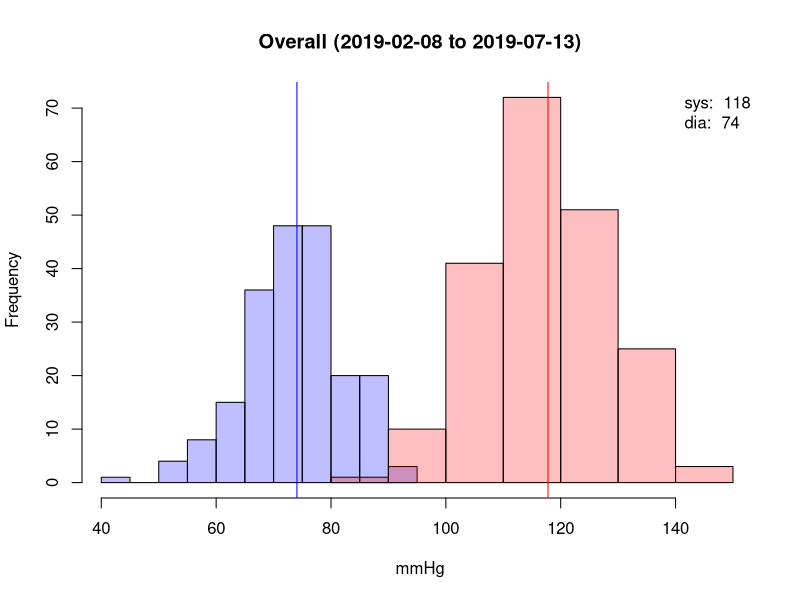
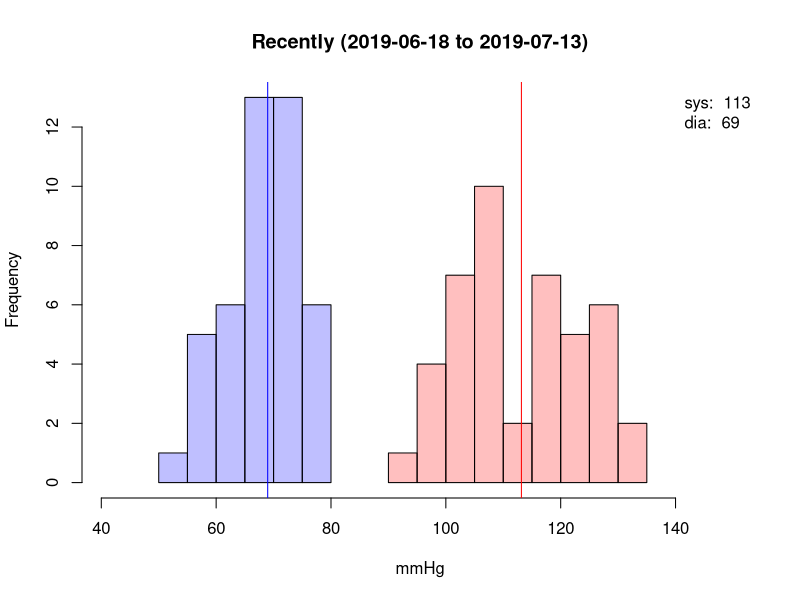
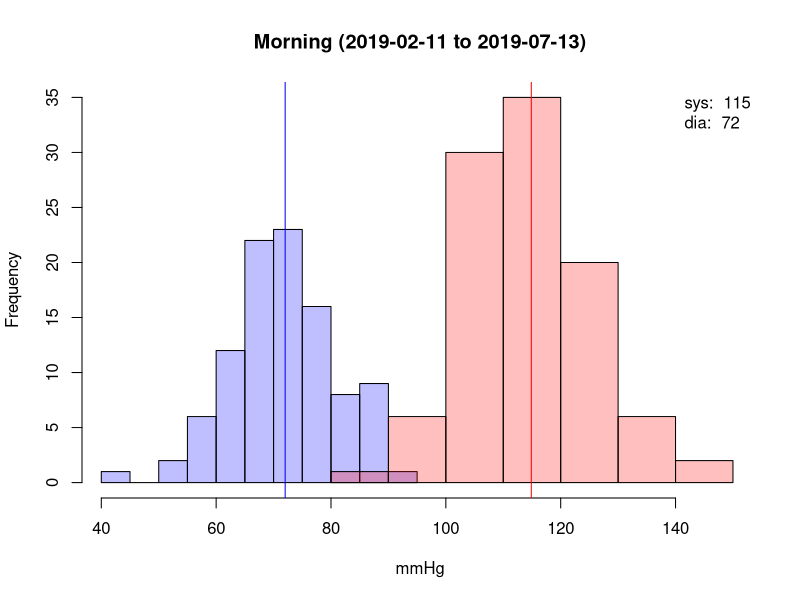
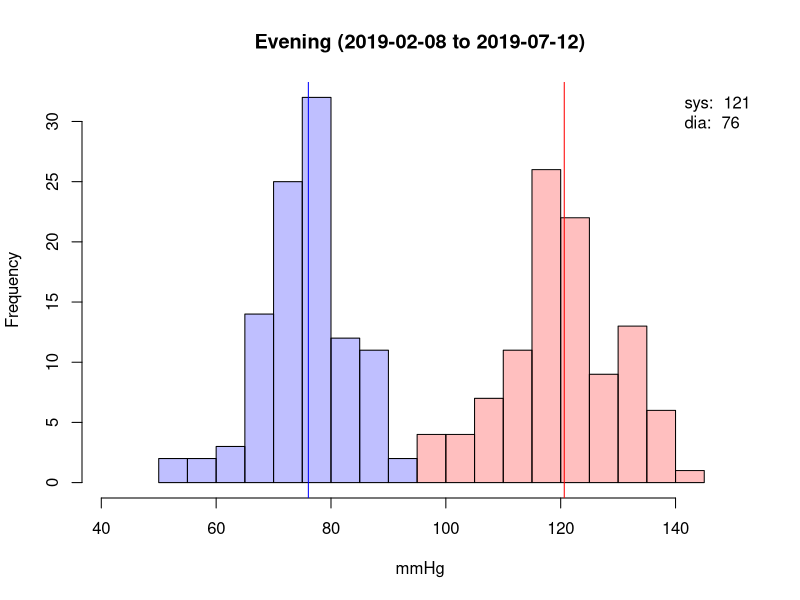
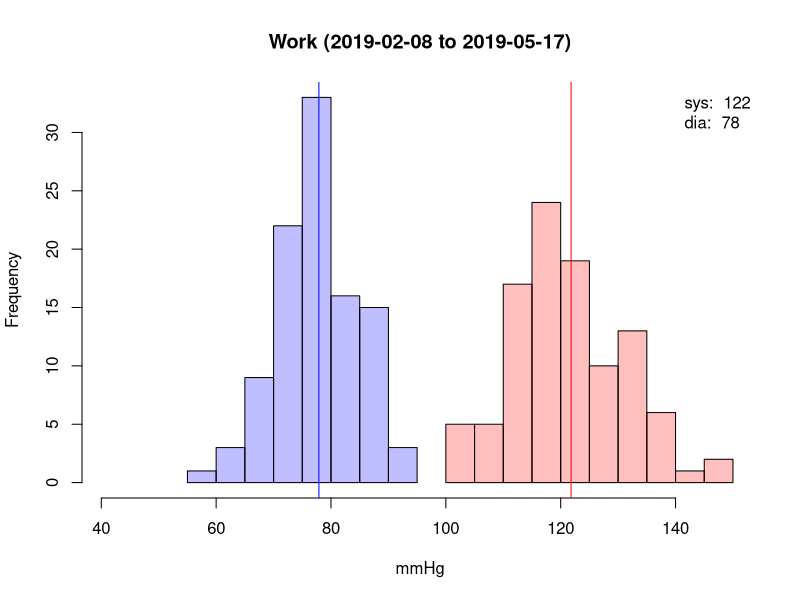
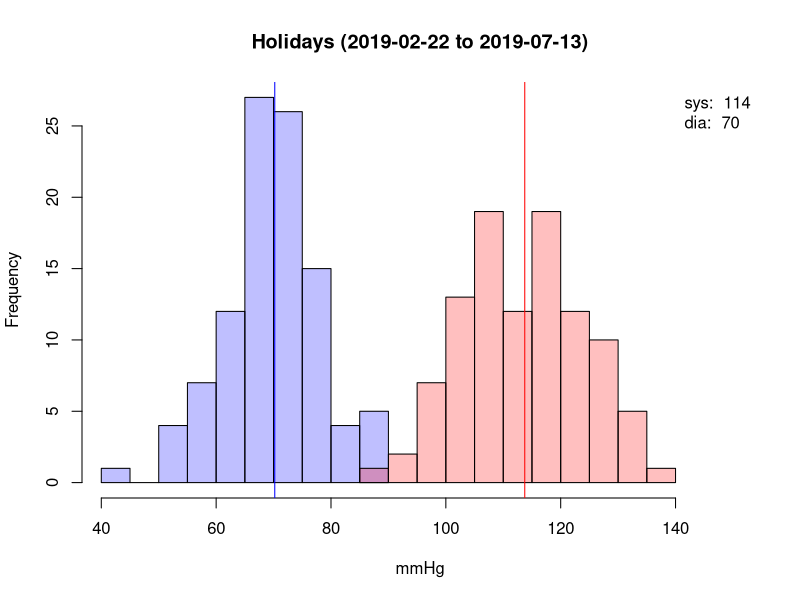
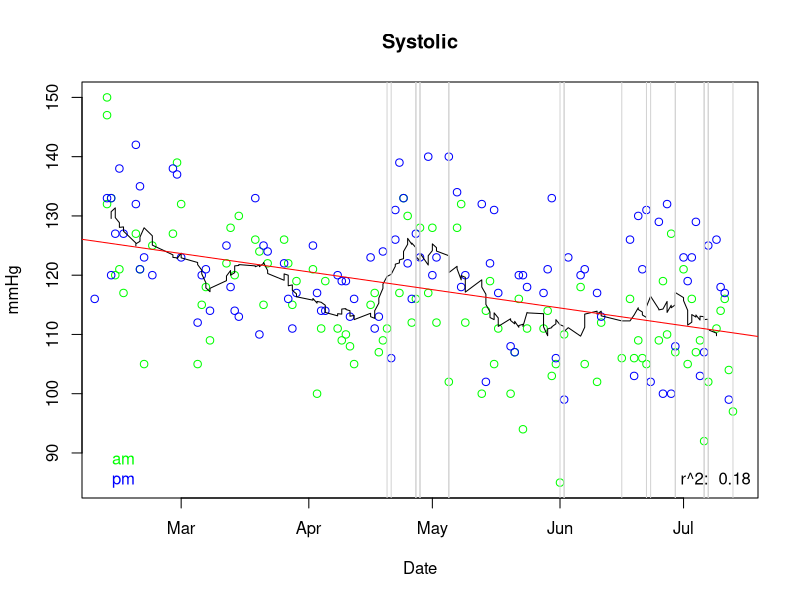
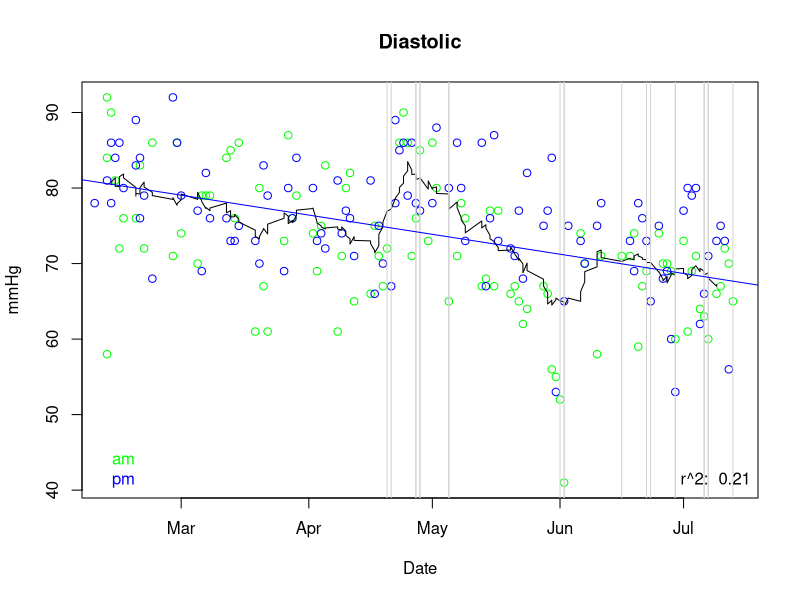

Source code (R) for these figures, in order:
## ---- chunk 1
library(lubridate)
## ---- chunk 2
b <- read.csv(file="bp.csv", header=TRUE, sep=",")
f <- read.csv(file="factors.csv", header=TRUE, sep=",")
bp <- merge(b, f)
bp$datetime <- paste(bp$date, bp$time)
dates <- as.Date(bp$datetime)
mp <- c(min(bp$dia), max(bp$sys))
cdia <- rgb(0,0,1,1/4)
csys <- rgb(1,0,0,1/4)
cpul <- rgb(0,1,0,1/4)
## ---- chunk 3
plot.blood.pressure <- function(bp, title) {
  hsys <- hist(bp$sys, plot=F)
  hdia <- hist(bp$dia, plot=F)
  mc <- c(0, max(c(hsys$counts, hdia$counts)))
  plot(hdia, col=cdia, xlim=mp, ylim=mc, main = paste(title, " (", as.Date(min(bp$datetime)), " to ", as.Date(max(bp$datetime)), ")", sep=""), xlab = "mmHg")
  plot(hsys, col=csys, xlim=mp, ylim=mc, add=T)
  mdia <- mean(bp$dia)
  msys <- mean(bp$sys)
  abline(v=c(msys, mdia), col=c("red","blue"))
  legend("topright", bty="n", legend=c(paste("sys: ", format(msys, digits=2)), paste("dia: ", format(mdia, digits=2))))
}
## ---- chunk 4
plot.blood.pressure(bp, "Overall")
## ---- chunk 5
recent <- week(max(bp$datetime)) - week(bp$datetime) < 4
plot.blood.pressure(bp[recent,], "Recently")
## ---- chunk 6
am <- hour(bp$datetime) < 12
plot.blood.pressure(bp[am,], "Morning")
## ---- chunk 7
pm <- hour(bp$datetime) >= 12
plot.blood.pressure(bp[pm,], "Evening")
## ---- chunk 8
plot.blood.pressure(bp[bp$work == 1,], "Work")
## ---- chunk 9
plot.blood.pressure(bp[bp$work == 0,], "Holidays")
## ---- chunk 10
movavg <- function(x, n=5){
  filter(x,rep(1/n,n), sides=2)
}
plot.dates <- function(dates, points, title, col, yl="mmHg") {
  cs <- c("green", "blue")
  plot(dates[am], points[am], xlab="Date", ylab=yl, main=title, col=cs[1])
  points(dates[pm], points[pm], col=cs[2])
  a <- movavg(points, 14)
  lines(dates, a)
  abline(v=dates[wday(dates) %in% c(1,7)], col="lightgray")
  sd <- lm(points~dates)
  abline(sd, col=col)
  legend("bottomright", bty="n", legend=paste("r^2: ", format(summary(sd)$r.squared, digits=2)))
  legend("bottomleft", bty="n", legend=c("am", "pm"), text.col = cs, pt.bg=cs)
}
plot.dates(dates, bp$sys, "Systolic", "red")
plot.dates(dates, bp$dia, "Diastolic", "blue")
## ---- chunk 11
plot(bp$dia, bp$sys, xlab = "Diastolic", ylab="Systolic")
msd <- lm(bp$sys~bp$dia)
abline(msd)
legend("bottomright", bty="n", legend=paste("r^2: ", format(summary(msd)$r.squared, digits=2)))
## ---- chunk 12
plot.pulse <- function(pulse, c, title) {
  hpul <- hist(pulse, plot=F)
  plot(hpul, col=c, main = title, xlab = "bpm")
  m <- mean(pulse)
  abline(v=m, col=c)
  legend("topright", bty="n", legend=paste("av: ", format(m, digits=2)))
}
plot.pulse(bp$pul, cpul, "Overall")
## ---- chunk 13
plot.pulse(bp[am,]$pul, cpul, "Morning")
## ---- chunk 14
plot.pulse(bp[pm,]$pul, cpul, "Evening")
## ---- chunk 15
plot.dates(dates, bp$pul, "Pulse", "green", "bpm")
